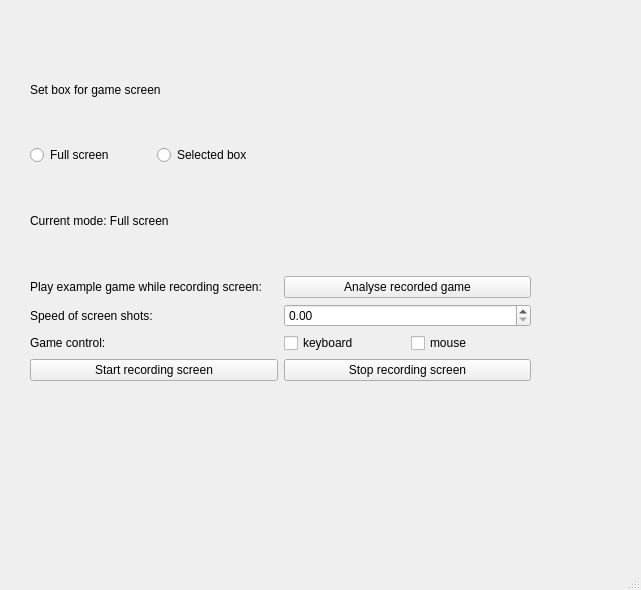
<?xml version="1.0" encoding="UTF-8"?>
<ui version="4.0">
 <class>MainWindow</class>
 <widget class="QMainWindow" name="MainWindow">
  <property name="geometry">
   <rect>
    <x>0</x>
    <y>0</y>
    <width>641</width>
    <height>590</height>
   </rect>
  </property>
  <property name="windowTitle">
   <string>MainWindow</string>
  </property>
  <widget class="QWidget" name="centralwidget">
   <widget class="QWidget" name="gridLayoutWidget">
    <property name="geometry">
     <rect>
      <x>30</x>
      <y>40</y>
      <width>501</width>
      <height>341</height>
     </rect>
    </property>
    <layout class="QGridLayout" name="gridLayout">
     <item row="8" column="0">
      <widget class="QPushButton" name="start_rec_bt">
       <property name="text">
        <string>Start recording screen</string>
       </property>
      </widget>
     </item>
     <item row="8" column="1">
      <widget class="QPushButton" name="stop_rec_bt">
       <property name="text">
        <string>Stop recording screen</string>
       </property>
      </widget>
     </item>
     <item row="1" column="0">
      <layout class="QVBoxLayout" name="verticalLayout">
       <item>
        <widget class="QLabel" name="label_2">
         <property name="text">
          <string>Set box for game screen</string>
         </property>
        </widget>
       </item>
       <item>
        <layout class="QHBoxLayout" name="horizontalLayout">
         <item>
          <widget class="QRadioButton" name="fullsc_radb">
           <property name="text">
            <string>Full screen</string>
           </property>
          </widget>
         </item>
         <item>
          <widget class="QRadioButton" name="boxsc_radb">
           <property name="text">
            <string>Selected box</string>
           </property>
          </widget>
         </item>
        </layout>
       </item>
       <item>
        <widget class="QLabel" name="screen_mode">
         <property name="text">
          <string>Current mode: Full screen</string>
         </property>
        </widget>
       </item>
      </layout>
     </item>
     <item row="2" column="0">
      <widget class="QLabel" name="label_3">
       <property name="text">
        <string>Play example game while recording screen:</string>
       </property>
      </widget>
     </item>
     <item row="2" column="1">
      <widget class="QPushButton" name="analyse_rec_bt">
       <property name="text">
        <string>Analyse recorded game</string>
       </property>
      </widget>
     </item>
     <item row="3" column="0">
      <widget class="QLabel" name="label">
       <property name="text">
        <string>Speed of screen shots:</string>
       </property>
      </widget>
     </item>
     <item row="3" column="1">
      <widget class="QDoubleSpinBox" name="frequency_spin_box"/>
     </item>
     <item row="4" column="0">
      <widget class="QLabel" name="label_4">
       <property name="text">
        <string>Game control:</string>
       </property>
      </widget>
     </item>
     <item row="4" column="1">
      <layout class="QHBoxLayout" name="horizontalLayout_2">
       <item>
        <widget class="QCheckBox" name="keyboard_chb">
         <property name="text">
          <string>keyboard</string>
         </property>
        </widget>
       </item>
       <item>
        <widget class="QCheckBox" name="mouse_chb">
         <property name="text">
          <string>mouse</string>
         </property>
        </widget>
       </item>
      </layout>
     </item>
    </layout>
   </widget>
  </widget>
  <widget class="QStatusBar" name="statusbar"/>
  <action name="actiontitle">
   <property name="text">
    <string>title</string>
   </property>
  </action>
 </widget>
 <resources/>
 <connections/>
</ui>
